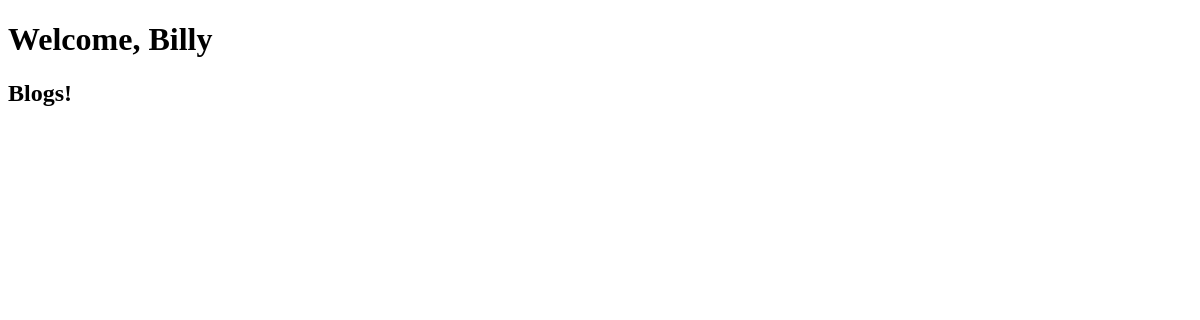
The app's page /homepage (signed in), older data.
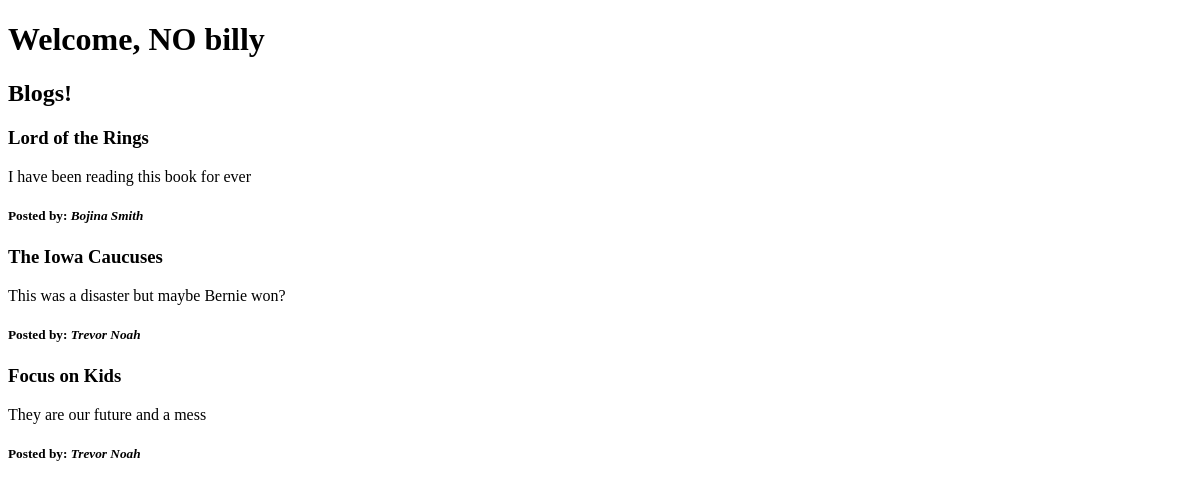
The same page, newer data.
### main/models.py (models this page shows)
class User(models.Model):
    first_name = models.CharField(max_length=255)
    last_name = models.CharField(max_length=255)
    username = models.CharField(max_length=255)
    email = models.EmailField()
    password = models.CharField(max_length=255)
    created_at = models.DateTimeField(auto_now_add=True)
    updated_at = models.DateTimeField(auto_now=True)
    objects = UserManager()

class Blog(models.Model):
    title = models.CharField(max_length=255)
    content = models.TextField()
    created_by = models.ForeignKey(User, related_name='blogs', on_delete=models.CASCADE)
    created_at = models.DateTimeField(auto_now_add=True)
    updated_at = models.DateTimeField(auto_now=True)

### main/views.py (the view)
# urls.py: path('homepage', views.homepage),
def homepage(request):
    if 'user_id' not in request.session:
        return redirect('/')
    context = {
        'blogs': Blog.objects.all(),
        'current_user': User.objects.get(id=request.session['user_id'])
    }
    return render(request, 'homepage.html', context)

### main/templates/homepage.html (shortened to what this page needs)
<!DOCTYPE html>
<html lang="en">
<head>
</head>
<body>
    <h1>Welcome, {{current_user.first_name}}</h1>
    <h2>Blogs!</h2>
    {% for blog in blogs %}
    <h3>{{blog.title}}</h3>
    <p>{{blog.content}}</p>
    <h5>Posted by: <i>{{blog.created_by.first_name}} {{blog.created_by.last_name}}</i></h5>
    {% endfor %}
</body>
</html>

Row changes from the older to the newer data that the page shows:
changed User: first_name "Billy" → "NO billy"
added Blog: title "Lord of the Rings", content "I have been reading this book for ever", created_by.first_name "Bojina", created_by.last_name "Smith"
added Blog: title "The Iowa Caucuses", content "This was a disaster but maybe Bernie won?", created_by.first_name "Trevor", created_by.last_name "Noah"
added Blog: title "Focus on Kids", content "They are our future and a mess", created_by.first_name "Trevor", created_by.last_name "Noah"
